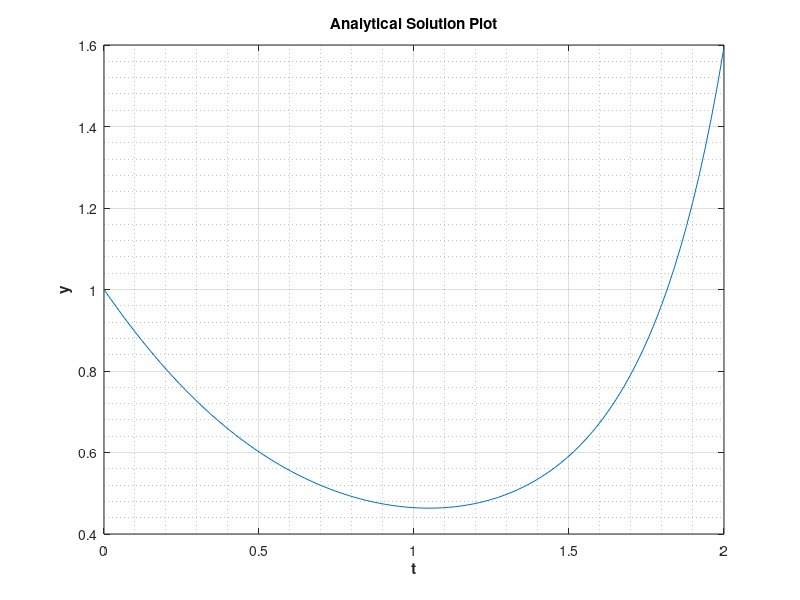

Here is the MATLAB script that generated this plot: (Note: this script raises an error after producing the figure.)

%%%%%%%%%%%%%%%%%%%%%%%%%%%%%%%%%%%%%%%%%%%%%%%%%%%%%%%%%%%%%%%%%%%%%%%%%%
%%%%%%%%%%%%%%%%%%%%%%%%%%%%%%%%%%%%%%%%%%%%%%%%%%%%%%%%%%%%%%%%%%%%%%%%%%
%%SOLVING GIVEN EQUATION ANALYTICALLY AND PLOTTING IT
t = linspace(0, 2, 100);
ySol = exp((t.*(10*t.^2 - 33))/30);
% ySol(t) = exp((t*(10*t^2 - 33))/30);

figure
% fplot(ySol,[0,2]);
plot(t, ySol)
grid on;
grid minor;
xlabel('t','FontWeight','bold')
ylabel('y','FontWeight','bold')
title("Analytical Solution Plot")


%%%%%%%%%%%%%%%%%%%%%%%%%%%%%%%%%%%%%%%%%%%%%%%%%%%%%%%%%%%%%%%%%%%%%%%%%%
%%%%%%%%%%%%%%%%%%%%%%%%%%%%%%%%%%%%%%%%%%%%%%%%%%%%%%%%%%%%%%%%%%%%%%%%%%
%%PLOTTING EULER METHOD, ADAM BASHFORTH METHOD AND FORTH ORDER RUNGE KUTTA
%%METHOD FOR h =0.03125

load Euler2b1_0.031250.csv

mEE= zeros(5,1); %%Generating array for Maximum Euler Error
aEE= zeros(5,1); %%Generating array for Average Euler Error
plot (Euler2b1_0_031250(:,1),Euler2b1_0_031250(:,2));
Nt=size(Euler2b1_0_031250,1);
tnew=linspace(0,2,Nt);
ynew = exp((tnew.*(10*tnew.^2 - 33))/30)';
mEE(1)= max(ynew-Euler2b1_0_031250(:,2));
aEE(1) =mean(ynew-Euler2b1_0_031250(:,2));


hold on
load AB2b2_0.031250.csv

mAB= zeros(5,1); %%Generating array for Maximum Adam Bashforth
aAB= zeros(5,1); %%Generating array for Average Adam Bashforth
plot (AB2b2_0_031250(:,1),AB2b2_0_031250(:,2));
Nt=size(AB2b2_0_031250(:,1),1);
tnew=linspace(0,2,Nt);
ynew = exp((tnew.*(10*tnew.^2 - 33))/30)';
mAB(1)= max(ynew-AB2b2_0_031250(:,2));
aAB(1)= mean(ynew-AB2b2_0_031250(:,2));


hold on
load RK2b3_0.031250.csv

mRK= zeros(5,1); %%Generating array for Maximum Runge Kutta
aRK= zeros(5,1); %%Generating array for Average Runge Kutta
plot (RK2b3_0_031250(:,1),RK2b3_0_031250(:,2));
Nt= size(RK2b3_0_031250(:,1),1);
tnew=linspace(0,2,Nt);
ynew = exp((tnew.*(10*tnew.^2 - 33))/30)';
mRK(1)= max(ynew-RK2b3_0_031250(:,2));
aRK(1)= mean(ynew-RK2b3_0_031250(:,2));


legend('Euler','Adam Bashforth','Runge Kutta')
xlabel('t','FontWeight','bold')
ylabel('y','FontWeight','bold')
title("Function plot for step size= 0.03125")


%%%%%%%%%%%%%%%%%%%%%%%%%%%%%%%%%%%%%%%%%%%%%%%%%%%%%%%%%%%%%%%%%%%%%%%%%%
%%%%%%%%%%%%%%%%%%%%%%%%%%%%%%%%%%%%%%%%%%%%%%%%%%%%%%%%%%%%%%%%%%%%%%%%%%
%%PLOTTING EULER METHOD, ADAM BASHFORTH METHOD AND FORTH ORDER RUNGE KUTTA
%%METHOD FOR h =0.0625

figure
load Euler2b1_0.062500.csv
plot (Euler2b1_0_062500(:,1),Euler2b1_0_062500(:,2));
Nt= size(Euler2b1_0_062500(:,1),1);
tnew=linspace(0,2,Nt);
ynew = exp((tnew.*(10*tnew.^2 - 33))/30)';
mEE(2)= max(ynew-Euler2b1_0_062500(:,2));
aEE(2) =mean(ynew-Euler2b1_0_062500(:,2));



hold on
load AB2b2_0.062500.csv
plot (AB2b2_0_062500(:,1),AB2b2_0_062500(:,2));
Nt= size(AB2b2_0_062500(:,1),1);
tnew=linspace(0,2,Nt);
ynew = exp((tnew.*(10*tnew.^2 - 33))/30)';
mAB(2)= max(ynew-AB2b2_0_062500(:,2));
aAB(2)= mean(ynew-AB2b2_0_062500(:,2));




hold on
load RK2b3_0.062500.csv
plot (RK2b3_0_062500(:,1),RK2b3_0_062500(:,2));
Nt= size(RK2b3_0_062500(:,1),1);
tnew=linspace(0,2,Nt);
ynew = exp((tnew.*(10*tnew.^2 - 33))/30)';
mRK(2)= max(ynew-RK2b3_0_062500(:,2));
aRK(2)= mean(ynew-RK2b3_0_062500(:,2));




legend('Euler','Adam Bashforth','Runge Kutta')
xlabel('t','FontWeight','bold')
ylabel('y','FontWeight','bold')
title("Function plot for step size= 0.0625") 


%%%%%%%%%%%%%%%%%%%%%%%%%%%%%%%%%%%%%%%%%%%%%%%%%%%%%%%%%%%%%%%%%%%%%%%%%%
%%%%%%%%%%%%%%%%%%%%%%%%%%%%%%%%%%%%%%%%%%%%%%%%%%%%%%%%%%%%%%%%%%%%%%%%%%
%%PLOTTING EULER METHOD, ADAM BASHFORTH METHOD AND FORTH ORDER RUNGE KUTTA
%%METHOD FOR h =0.125


figure
load Euler2b1_0.125000.csv
plot (Euler2b1_0_125000(:,1),Euler2b1_0_125000(:,2));
Nt= size(Euler2b1_0_125000(:,1),1);
tnew=linspace(0,2,Nt);
ynew = exp((tnew.*(10*tnew.^2 - 33))/30)';
mEE(3)= max(ynew-Euler2b1_0_125000(:,2));
aEE(3) =mean(ynew-Euler2b1_0_125000(:,2));



hold on
load AB2b2_0.125000.csv
plot (AB2b2_0_125000(:,1),AB2b2_0_125000(:,2));
Nt= size(AB2b2_0_125000(:,1),1);
tnew=linspace(0,2,Nt);
ynew = exp((tnew.*(10*tnew.^2 - 33))/30)';
mAB(3)= max(ynew-AB2b2_0_125000(:,2));
aAB(3)= mean(ynew-AB2b2_0_125000(:,2));


hold on
load RK2b3_0.125000.csv
plot (RK2b3_0_125000(:,1),RK2b3_0_125000(:,2));
Nt =size(RK2b3_0_125000(:,1),1);
tnew=linspace(0,2,Nt);
ynew = exp((tnew.*(10*tnew.^2 - 33))/30)';
mRK(3)= max(ynew-RK2b3_0_125000(:,2));
aRK(3)= mean(ynew-RK2b3_0_125000(:,2));



legend('Euler','Adam Bashforth','Runge Kutta')
xlabel('t','FontWeight','bold')
ylabel('y','FontWeight','bold')
title("Function plot for step size= 0.125") 


%%%%%%%%%%%%%%%%%%%%%%%%%%%%%%%%%%%%%%%%%%%%%%%%%%%%%%%%%%%%%%%%%%%%%%%%%%
%%%%%%%%%%%%%%%%%%%%%%%%%%%%%%%%%%%%%%%%%%%%%%%%%%%%%%%%%%%%%%%%%%%%%%%%%%
%%PLOTTING EULER METHOD, ADAM BASHFORTH METHOD AND FORTH ORDER RUNGE KUTTA
%%METHOD FOR h =0.25


figure
load Euler2b1_0.250000.csv
plot (Euler2b1_0_250000(:,1),Euler2b1_0_250000(:,2));
Nt= size(Euler2b1_0_250000(:,1),1);
tnew=linspace(0,2,Nt);
ynew = exp((tnew.*(10*tnew.^2 - 33))/30)';
mEE(4)= max(ynew-Euler2b1_0_250000(:,2));
aEE(4) =mean(ynew-Euler2b1_0_250000(:,2));


hold on
load AB2b2_0.250000.csv
plot (AB2b2_0_250000(:,1),AB2b2_0_250000(:,2));
Nt= size(AB2b2_0_250000(:,1),1);
tnew=linspace(0,2,Nt);
ynew = exp((tnew.*(10*tnew.^2 - 33))/30)';
mAB(4)= max(ynew-AB2b2_0_250000(:,2));
aAB(4)= mean(ynew-AB2b2_0_250000(:,2));



hold on
load RK2b3_0.250000.csv
plot (RK2b3_0_250000(:,1),RK2b3_0_250000(:,2));
Nt= size(RK2b3_0_250000(:,1),1);
tnew=linspace(0,2,Nt);
ynew = exp((tnew.*(10*tnew.^2 - 33))/30)';
mRK(4)= max(ynew-RK2b3_0_250000(:,2));
aRK(4)= mean(ynew-RK2b3_0_250000(:,2));


legend('Euler','Adam Bashforth','Runge Kutta')
xlabel('t','FontWeight','bold')
ylabel('y','FontWeight','bold')
title("Function plot for step size= 0.25") 


%%%%%%%%%%%%%%%%%%%%%%%%%%%%%%%%%%%%%%%%%%%%%%%%%%%%%%%%%%%%%%%%%%%%%%%%%%
%%%%%%%%%%%%%%%%%%%%%%%%%%%%%%%%%%%%%%%%%%%%%%%%%%%%%%%%%%%%%%%%%%%%%%%%%%
%%PLOTTING EULER METHOD, ADAM BASHFORTH METHOD AND FORTH ORDER RUNGE KUTTA
%%METHOD FOR h =0.5


figure
load Euler2b1_0.500000.csv
plot (Euler2b1_0_500000(:,1),Euler2b1_0_500000(:,2));
Nt= size(Euler2b1_0_500000(:,1),1);
tnew=linspace(0,2,Nt);
ynew = exp((tnew.*(10*tnew.^2 - 33))/30)';
mEE(5)= max(ynew-Euler2b1_0_500000(:,2));
aEE(5) =mean(ynew-Euler2b1_0_500000(:,2));




hold on
load AB2b2_0.500000.csv
plot (AB2b2_0_500000(:,1),AB2b2_0_500000(:,2));
Nt= size(AB2b2_0_500000(:,1),1);
tnew=linspace(0,2,Nt);
ynew = exp((tnew.*(10*tnew.^2 - 33))/30)';
mAB(5)= max(ynew-AB2b2_0_500000(:,2));
aAB(5)= mean(ynew-AB2b2_0_500000(:,2));



hold on
load RK2b3_0.500000.csv
plot (RK2b3_0_500000(:,1),RK2b3_0_500000(:,2));
Nt= size(RK2b3_0_500000(:,1),1);
tnew=linspace(0,2,Nt);
ynew = exp((tnew.*(10*tnew.^2 - 33))/30)';
mRK(5)= max(ynew-RK2b3_0_500000(:,2));
aRK(5)= mean(ynew-RK2b3_0_500000(:,2));



legend('Euler','Adam Bashforth','Runge Kutta')
xlabel('t','FontWeight','bold')
ylabel('y','FontWeight','bold')
title("Function plot for step size= 0.5") 


figure
h= [0.031250 0.062500 0.125000 0.250000 0.500000]; 
loglog(h,mEE,h,mAB,h,mRK)
% xlim([])
% ylim([])
xlabel("Logarithmic of stepsizes")
ylabel("Logarithmic of Maximum Error")
grid on
grid minor
xsl = [0.5 0.125];
ysl = [0.001536 6e-6];
hold on
loglog(xsl, ysl, Color='k')
legend('Max Euler Method Error', 'Max Adam Bashforth Method Error', 'Max Runge Kutta Method Error','Slope = 4 line', 'Location', 'southeast')
title("Max Error Comparison")


figure
loglog(h,aEE,h,aAB,h,aRK)
% xlim([])
% ylim([])
legend('Mean Euler Method Error', 'Mean Adam Bashforth Method Error', 'Mean Runge Kutta Method Error', 'Location', 'southeast')
xlabel("Logarithmic of stepsizes")
ylabel("Logarithmic of Mean Error")
grid on
grid minor
title("Mean Error Comparison")


